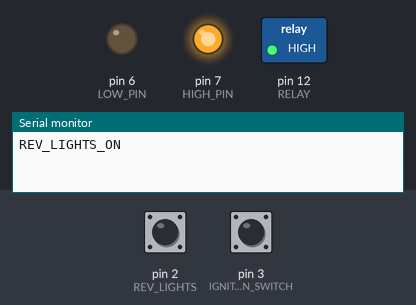
The program below on a simulated Arduino Nano, built with avr-gcc and run on an emulated ATmega328P. On the bench: switched loads named in the program (green lamp = pin HIGH), output pins drawn as LEDs (lit = HIGH), the last lines printed to the serial monitor. The test bench sets the inputs (shaded band); at power-on: pin 2 (REV_LIGHTS) HIGH, pin 3 (IGNITION_SWITCH) HIGH. Pins used as bus, display or sensor lines are not drawn.

Above: at 1.2 s.
1.3 s: pin 2 (REV_LIGHTS) pulled LOW for 0.15 s
At 1.4 s:
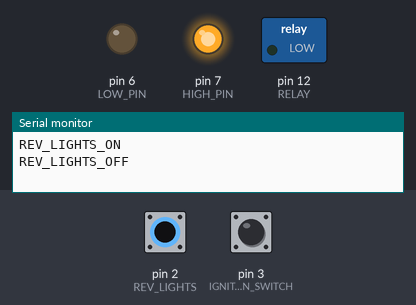
2.9 s: pin 2 (REV_LIGHTS) pulled LOW for 3.2 s
At 7.5 s:
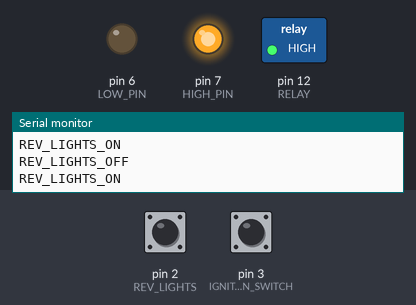
Timing chart, 0 to 9.0 s (numbered marks = the images above; inputs shaded):
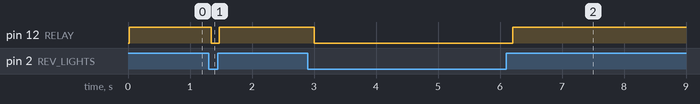

Measured:
- after the input at 1.3 s, pin 12 (RELAY): HIGH → LOW at once, → HIGH 0.13 s later
- after the input at 2.9 s, pin 12 (RELAY): HIGH → LOW after 0.11 s, → HIGH 3.2 s later

The program:

main.cpp
```cpp
/*
Note: use this command to properly set the serial port so that it
does not reset at end of each serial write from pc or tablet.

sudo stty -F /dev/ttyUSB0 9600 -parenb -parodd -cmspar cs8 -hupcl -cstopb cread clocal -crtscts -ignbrk brkint ignpar -parmrk -inpck -istrip -inlcr -igncr -icrnl ixon -ixoff -iuclc -ixany -imaxbel -iutf8 -opost -olcuc -ocrnl -onlcr -onocr -onlret -ofill -ofdel nl0 cr0 tab0 bs0 vt0 ff0 -isig -icanon iexten -echo echoe echok -echonl -noflsh -xcase -tostop -echoprt echoctl echoke -flusho -extproc

"-extproc" is valid only for pc linux and will throw an "unknown param" error on android

pc linux seems to require that "screen /dev/ttyUSB0 9600" and then exit is executed first to properly set the serial port.

in android run the following sh script as root to broadcast an intent adn catch it with tasker whenever the reverse lights come on or OFF
while read c; do echo "read $c"; am broadcast -a com.rev_lights.intent --es state "$c"; done < /dev/ttyUSB0

Also in android run 'echo -n "cam_on" > /dev/ttyUSB0' to switch the reverse camera, and 'echo -n "cam_off" > /dev/ttyUSB0' to switch it off
*/
#include <Arduino.h>
#include <EEPROM.h>

#define ON "cam_on"
#define OFF "cam_off"

#define RELAY 12  //digital pin 12
#define REV_LIGHTS 2 //in uno, nano, mini other 328-based pins 2 and 3 support hardware interrupts

#define IGNITION_SWITCH 3 // use pin 3 when finished debugging
#define POWER_PIN 4 // use pin 4 when finished debugging

#define HIGH_PIN 7
#define LOW_PIN 6

#define REV_LIGHTS_ON_MSG "REV_LIGHTS_ON"
#define REV_LIGHTS_OFF_MSG "REV_LIGHTS_OFF"

#define SAVE_DELAY_MSG "SAVE_DELAY" // from a linux system try 'echo -n "SAVE_DELAY_7" > /dev/ttyUSB0' to set the time delay to 7 secs (replace ttyUSB0  with the tty of the arduino)
#define READ_DELAY_MSG "READ_DELAY"
#define DELAY_ANSWER_MSG "TURNOFFSECS_"

#define ADDR 0  //  Starting EEPROM address

#define DEBOUNCE_COUNT 10 // number of millis/samples to consider before declaring a debounced input


int revLightsCounter = 0;       // how many times we have seen new value
int revLightsReading;           // the current value read from the input pin
int revLightsState = LOW;    // the debounced input value

int ignitionCounter = 0;       // how many times we have seen new value
int ignitionReading;           // the current value read from the input pin
int ignitionState = LOW;    // the debounced input value

long time = 0;         // the last time the output pin was sampled

long turnOffDelay = 0;
long turnOffStart = 0;  // holds the time that the turn-off countdown started

int i  = 0;


void revLights( int state )
{
  // int state = digitalRead( REV_LIGHTS );

  digitalWrite( RELAY, state );

  if( state == HIGH )
  {
    Serial.println( REV_LIGHTS_ON_MSG );
    return;
  }

  Serial.println( REV_LIGHTS_OFF_MSG );

}

void saveTurnOffDelay( int delaySecs )
{
  EEPROM.write( ADDR, delaySecs );  // save the turn-off delay in seconds
  turnOffDelay = delaySecs * 1000;
}

unsigned int readTurnOffDelay()
{
  return EEPROM.read( ADDR );
}

void setup()
{
  pinMode( RELAY, OUTPUT );
  digitalWrite( RELAY, LOW );

  pinMode( REV_LIGHTS, INPUT_PULLUP );

  pinMode( POWER_PIN, OUTPUT );
  digitalWrite( POWER_PIN, LOW );

  pinMode( IGNITION_SWITCH, INPUT_PULLUP );

  pinMode( HIGH_PIN, OUTPUT );
  digitalWrite( HIGH_PIN, HIGH );

  pinMode( LOW_PIN, OUTPUT );
  digitalWrite( LOW_PIN, LOW );

  // attachInterrupt( digitalPinToInterrupt( REV_LIGHTS ), revLights, CHANGE );

  turnOffDelay = readTurnOffDelay() * 1000; // must be in milliseconds

  Serial.begin( 9600 ); //9600, 14400, 19200, 28800, 38400, 57600, or 115200

  while (!Serial)
  {
    ; // wait for serial port to connect. Needed for native USB
  }
}

void loop()
{
  // Serial.print( i );
  // Serial.print( ") " );
  // i++;
  // if( i > 10 )
  // {
  //   i = 0;
  // }
  // delay( 1000 );

  String msg = "";

  while( Serial.available() > 0 )
  {
    msg += char( Serial.read() );
    delay( 250 );
  }

  // Serial.print( "msg: " );
  // Serial.println( msg );
  if( msg.equalsIgnoreCase( ON ) )
  {
    digitalWrite( RELAY, HIGH );
    Serial.println( msg );
  }
  else if( msg.equalsIgnoreCase( OFF ) )
  {
    digitalWrite( RELAY, LOW );
    Serial.println( msg );
  }
  else if( msg.equalsIgnoreCase( READ_DELAY_MSG ) )
  {
    String delayMsg = DELAY_ANSWER_MSG;
    delayMsg += String( readTurnOffDelay() );
    Serial.println( delayMsg );
  }
  else if( msg.startsWith( SAVE_DELAY_MSG ) )
  {
    String sdm = SAVE_DELAY_MSG;
    // Serial.print( "Dbg: substring is " );
    // Serial.println( msg.substring( sdm.length() ) );

    int delay = msg.substring( sdm.length() + 1 ).toInt();
    saveTurnOffDelay( delay );
    // Serial.print( "Dbg: Saved delay " );
    // Serial.println( delay );
  }

  // else
  // {
  //   Serial.println( "msg is neither ON nor OFF" );
  // }

  // If we have gone on to the next millisecond
  if( millis() != time )
  {

    //
    // Read what is going on with the reverse lights
    //
    revLightsReading = digitalRead( REV_LIGHTS );

    if( revLightsReading == revLightsState && revLightsCounter > 0 )
    {
      revLightsCounter--;
    }
    if( revLightsReading != revLightsState )
    {
       revLightsCounter++;
    }
    // If the Input has shown the same value for long enough let's switch it
    if( revLightsCounter >= DEBOUNCE_COUNT )
    {
      revLightsCounter = 0;
      revLightsState = revLightsReading;
      revLights( revLightsState );
    }


    //
    // Read what is going on with the ingnition switch
    //
    ignitionReading = digitalRead( IGNITION_SWITCH );

    if( ignitionReading == ignitionState && ignitionCounter > 0 )
    {
      ignitionCounter--;
    }
    if( ignitionReading != ignitionState )
    {
       ignitionCounter++;
    }
    // If the Input has shown the same value for long enough let's switch it
    if( ignitionCounter >= DEBOUNCE_COUNT )
    {
      ignitionCounter = 0;
      ignitionState = ignitionReading;

      if( HIGH == ignitionState ) // turn on
      {
        // Serial.println( "Dbg: ignition is HIGH, turning ON" );
        digitalWrite( POWER_PIN, HIGH );
      }
      else
      {
        // Serial.println( "Dbg: ignition is LOW, starting turn-off countdown" );
        turnOffStart = millis();  //start the turn-off countdown
      }
    }

    if( turnOffStart > 0 )
    {
      if( ( millis() - turnOffStart ) >= turnOffDelay )
      {
        // Serial.println( "Dbg: turning off" );
        digitalWrite( POWER_PIN, LOW ); // turn off
        turnOffStart = 0;
      }
    }


    time = millis();
  }

}
```
